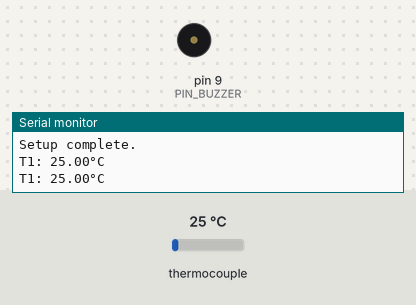
The sketch below on a simulated Arduino Uno, built with avr-gcc and run on an emulated ATmega328P. On the bench: buzzer (waves = sounding), the last lines printed to the serial monitor. The test bench sets the inputs (shaded band); at power-on: thermocouple 25 °C.

Above: at 4.2 s.
4.3 s: thermocouple set to 34 °C
At 8.2 s:
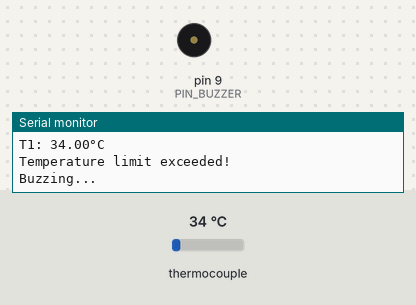
8.3 s: thermocouple set to 6 °C
At 9.4 s:
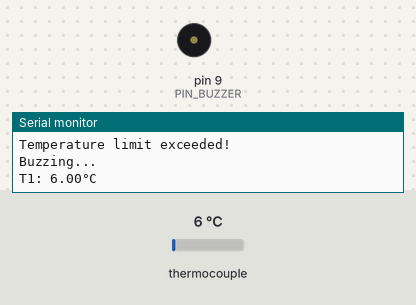
Timing chart, 0 to 11.3 s (numbered marks = the images above; inputs shaded):
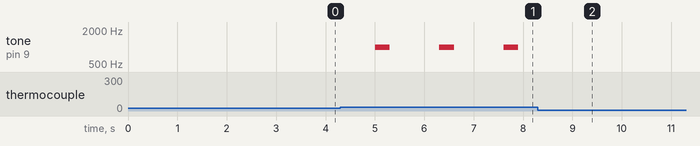

Measured:
- the behaviour switches between 30 and 31 °C on thermocouple (found by bisection; images 0 and 1)
- after the input at 4.3 s, tone on pin 9 (PIN_BUZZER): alternates 1000 Hz for 0.30 s and silent for 1.0 s, starting after 0.70 s
- after the input at 8.3 s, tone on pin 9 (PIN_BUZZER): stops changing and stays silent

The sketch:

ArdTempMon.ino
```cpp
#include "max6675.h"

//MAX6675 parameters
int8_t PIN_SO      = 4;  //Serial Out (SO) pin
int8_t PIN_SCK     = 5;  //Clock (SCK) pin
int8_t PIN_CS1     = 6;  //Chip Select (CS) pin
int8_t PIN_CS2     = 7;  //Chip Select (CS) pin
float  T1          = 0;  //initialising the temperature
const float T1_LIM = 30; //temperature limit before the buzzer goes off

//buzzer parameters
const int8_t  PIN_BUZZER      = 9;    //buzzer to arduino pin 9
const int16_t FREQ_BUZZER     = 1000; //tone frequency for the buzzer
const int16_t DURATION_BUZZER = 300;  //duration in ms

MAX6675 thermocouple1(PIN_SCK, PIN_CS1, PIN_SO);
MAX6675 thermocouple2(PIN_SCK, PIN_CS2, PIN_SO);

void setup() {
  Serial.begin(9600);
  pinMode(PIN_BUZZER, OUTPUT);
  Serial.print("Setup complete.\n");
  delay(3000);
}

void buzzer() {
  Serial.print("Buzzing...\n");
  tone(PIN_BUZZER, FREQ_BUZZER);
  delay(DURATION_BUZZER);
  noTone(PIN_BUZZER);
}

void loop() {
  T1 = thermocouple1.readCelsius();
  Serial.print("T1: ");
  Serial.print(T1);
  Serial.print("\xC2\xB0"); //degree symbol
  Serial.print("C\n");

  if (T1 > T1_LIM) {
    Serial.print("Temperature limit exceeded!\n");
    buzzer();
  }

  delay(1000);
}
```
